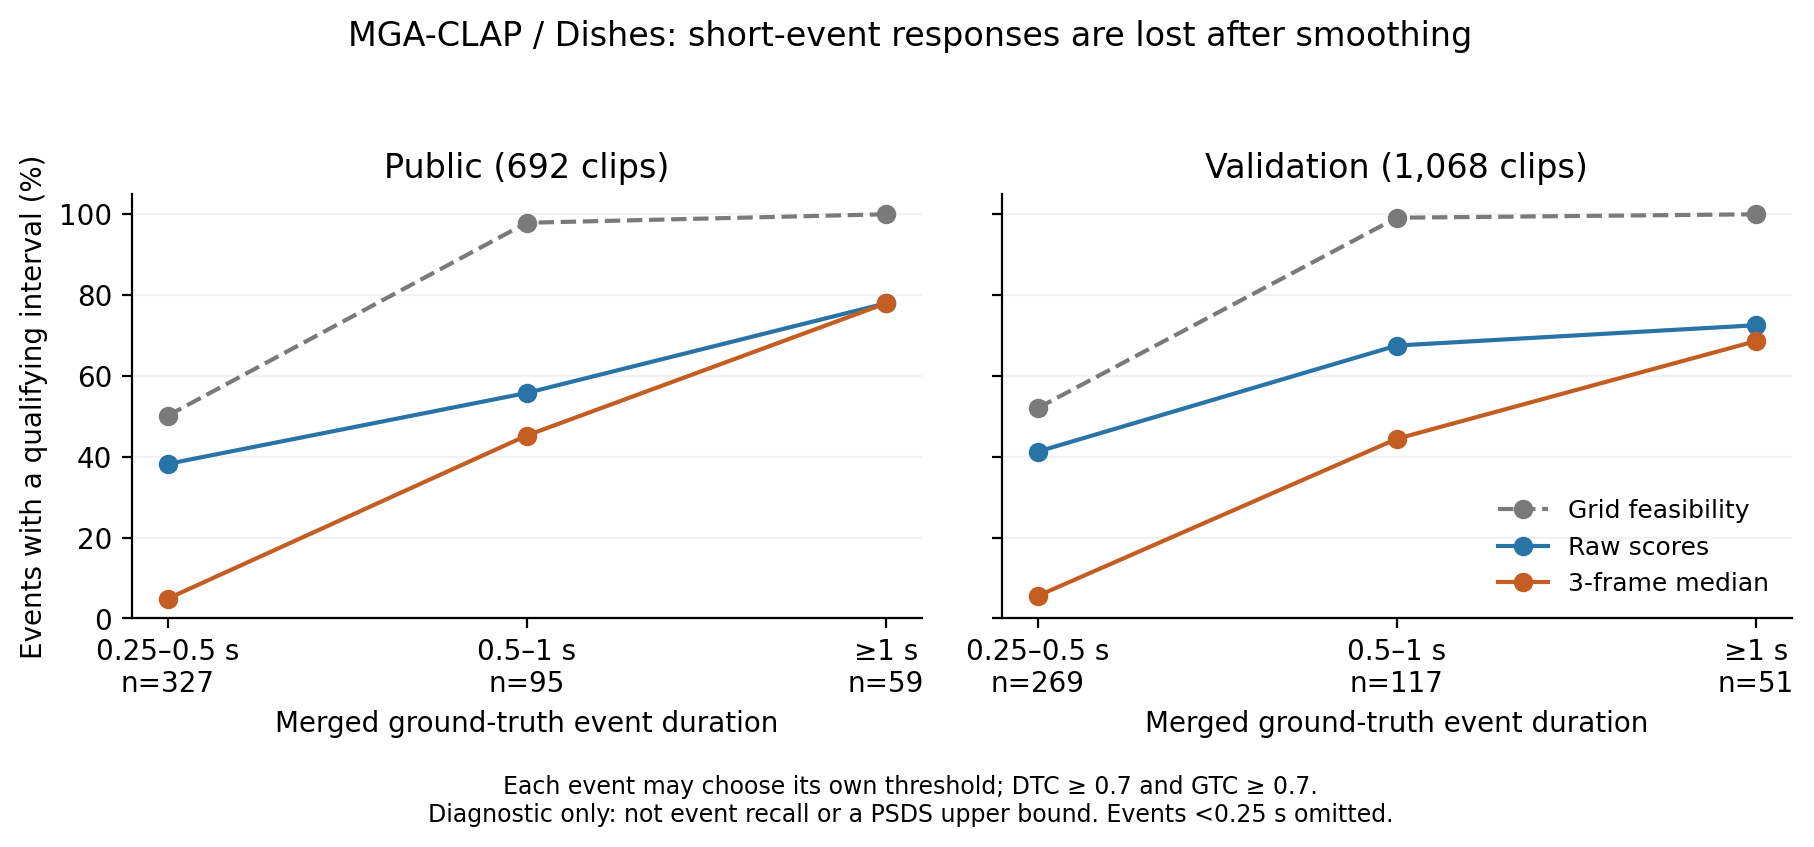

This chart was generated by the following Python code:
"""Counterfactual diagnostics of saved DESED scores; never changes benchmark results.

Run on rabbit05 in the finelap environment. All thresholds in the component
diagnostic are enumerated, not tuned. Ground-truth gating is an oracle probe,
not a deployable model. Single-event reachability is NOT a PSDS upper bound.
"""
from pathlib import Path
import argparse
import hashlib
import importlib.metadata
import json
import tempfile
import numpy as np

ROOT = Path.home() / 'projects/ov-sed/benchmark'
MODELS = ['dasm', 'finelap', 'flexsed', 'mga-clap', 'openflam']
CLASSES = ['Speech', 'Dishes', 'Dog', 'Vacuum_cleaner']


def merge(events, limit=10.):
    out = []
    for a, b in sorted(events):
        a, b = max(0., a), min(limit, b)
        if b <= a:
            continue
        if out and a <= out[-1][1]:
            out[-1][1] = max(out[-1][1], b)
        else:
            out.append([a, b])
    return out


def overlap(events, edges):
    out = np.zeros(len(edges)-1)
    for a, b in events:
        out += np.maximum(0., np.minimum(edges[1:], b)-np.maximum(edges[:-1], a))
    return np.minimum(np.diff(edges), out)


def weighted_auc(values, positive_time, negative_time):
    """Exact score-ranking AUC of piecewise-constant scores, including mixed bins."""
    if positive_time.sum() <= 0 or negative_time.sum() <= 0:
        return None
    order = np.argsort(values, kind='stable')
    starts = np.r_[0, np.where(np.diff(values[order]) != 0)[0]+1]
    pos = np.add.reduceat(positive_time[order], starts)
    neg = np.add.reduceat(negative_time[order], starts)
    return float(np.sum(pos*(np.cumsum(neg)-.5*neg))/(pos.sum()*neg.sum()))


def threshold_components(values):
    """All distinct positive components achievable with one scalar threshold.

    Activate equal-valued frames together. A union-find visits each possible
    component when it is created; unchanged components need not be repeated.
    """
    n = len(values)
    parent = np.arange(n)
    left = np.arange(n)
    right = np.arange(n)+1
    active = np.zeros(n, dtype=bool)
    found = set()

    def root(i):
        while parent[i] != i:
            parent[i] = parent[parent[i]]
            i = parent[i]
        return i

    order = np.argsort(-values, kind='stable')
    groups = np.r_[0, np.where(np.diff(values[order]) != 0)[0]+1, n]
    for g0, g1 in zip(groups[:-1], groups[1:]):
        changed = order[g0:g1]
        active[changed] = True
        for i in changed:
            for j in (i-1, i+1):
                if j < 0 or j >= n or not active[j]:
                    continue
                a, b = root(i), root(j)
                if a != b:
                    parent[b] = a
                    left[a] = min(left[a], left[b])
                    right[a] = max(right[a], right[b])
        for i in changed:
            r = root(i)
            found.add((int(left[r]), int(right[r])))
    return np.array(sorted(found), dtype=int)


def can_match(a, b, intervals):
    if len(intervals) == 0:
        return False
    intersection = np.maximum(0., np.minimum(b, intervals[:, 1])-np.maximum(a, intervals[:, 0]))
    return bool(np.any((intersection >= .7*(b-a)-1e-9) &
                       (intersection >= .7*np.diff(intervals, axis=1)[:, 0]-1e-9)))


def grid_can_match(a, b, edges):
    # The nearest inside/outside boundary choices suffice for a single GT interval.
    starts = np.unique(np.clip([np.searchsorted(edges, a, side='right')-1,
                               np.searchsorted(edges, a, side='left')], 0, len(edges)-1))
    ends = np.unique(np.clip([np.searchsorted(edges, b, side='right')-1,
                             np.searchsorted(edges, b, side='left')], 0, len(edges)-1))
    candidates = np.array([[edges[i], edges[j]] for i in starts for j in ends if j > i])
    return can_match(a, b, candidates)


def median_or_none(values):
    v = [x for x in values if x is not None]
    return float(np.median(v)) if v else None


def event_summary(rows):
    if not rows:
        return {'events': 0}
    return dict(events=len(rows), clips=len({r['clip'] for r in rows}),
                grid_matchable=float(np.mean([r['grid_matchable'] for r in rows])),
                raw_matchable=float(np.mean([r['raw_matchable'] for r in rows])),
                scores_matchable=float(np.mean([r['scores_matchable'] for r in rows])),
                raw_local_auc_median=median_or_none([r['raw_local_auc'] for r in rows]),
                scores_local_auc_median=median_or_none([r['scores_local_auc'] for r in rows]))


def analyze(dataset, model, manifest, official):
    from sed_scores_eval.base_modules.scores import create_score_dataframe
    from sed_scores_eval.intersection_based import psds
    from sklearn.metrics import average_precision_score
    from scipy.ndimage import median_filter
    folder = ROOT/'runs-source-audit-v2'/model/dataset
    truth, durations = {}, {}
    frames = {k: {} for k in ['raw', 'scores', 'oracle_negative_clip_gate']}
    clip_rows = {c: [] for c in CLASSES}
    event_rows = {c: [] for c in CLASSES}
    digest = hashlib.sha256()
    dt = None
    windows = dict(dasm=16, finelap=3, flexsed=9, **{'mga-clap': 3}, openflam=3)
    for item in manifest['items']:
        file = folder/(item['id']+'.npz')
        digest.update(item['id'].encode()); digest.update(hashlib.sha256(file.read_bytes()).digest())
        with np.load(file) as p:
            audio_duration = float(p['timestamps'][-1])
            edges = np.round(p['timestamps'], 6)
            keep = np.diff(edges) > 0
            indices = [list(p['labels']).index(c) for c in CLASSES]
            raw = np.asarray(p['raw'][:, indices], dtype=float)
            smooth = np.asarray(p['scores'][:, indices], dtype=float)
            assert np.array_equal(smooth, median_filter(raw, size=(windows[model], 1)))
            raw, smooth = raw[keep], smooth[keep]
            edges = np.r_[edges[:-1][keep], edges[-1]]
        assert edges[0] == 0 and np.all(np.diff(edges) > 0)
        assert np.isfinite(raw).all() and np.isfinite(smooth).all()
        dt = float(np.median(np.diff(edges)))
        gt = {c: merge([(a,b) for a,b,label in item['events'] if label == c], audio_duration) for c in CLASSES}
        truth[item['id']] = [(a,b,c) for c, events in gt.items() for a,b in events]
        durations[item['id']] = audio_duration
        gated = smooth.copy()
        for j, c in enumerate(CLASSES):
            if not gt[c]:
                gated[:, j] = -1e6
        for key, values in [('raw',raw), ('scores',smooth), ('oracle_negative_clip_gate',gated)]:
            frames[key][item['id']] = create_score_dataframe(values, edges, CLASSES)
        for j, c in enumerate(CLASSES):
            intervals = gt[c]
            pos = overlap(intervals, edges)
            neg = np.maximum(0., np.diff(edges)-pos)
            clip = dict(clip=item['id'], positive=bool(intervals), positive_seconds=float(pos.sum()))
            comps = {}
            for key, values in [('raw',raw[:,j]), ('scores',smooth[:,j])]:
                clip[key+'_max'] = float(values.max())
                clip[key+'_auc'] = weighted_auc(values,pos,neg)
                if pos.sum() > 0 and np.any(pos == 0):
                    delta = float(values[pos>0].max()-values[pos==0].max())
                    clip[key+'_peak_position'] = 'inside' if delta > 1e-10 else ('outside' if delta < -1e-10 else 'tie')
                else:
                    clip[key+'_peak_position'] = None
                if intervals:
                    comps[key] = edges[threshold_components(values)]
            clip_rows[c].append(clip)
            if not intervals:
                continue
            others = merge([(a,b) for a,b,label in item['events'] if label != c], edges[-1])
            for a,b in intervals:
                context_start,context_end=max(0,a-1),min(edges[-1],b+1)
                local = overlap([[context_start,context_end]],edges)
                local_targets = [[max(x,context_start),min(y,context_end)] for x,y in intervals
                                 if min(y,context_end)>max(x,context_start)]
                bg = np.maximum(0.,local-overlap(local_targets,edges))
                event_pos = overlap([[a,b]],edges)
                other_fraction = sum(max(0,min(b,y)-max(a,x)) for x,y in others)/(b-a)
                row = dict(clip=item['id'], onset=a, offset=b, duration=b-a,
                           other_label_overlap=other_fraction, grid_matchable=grid_can_match(a,b,edges))
                for key, values in [('raw',raw[:,j]), ('scores',smooth[:,j])]:
                    row[key+'_matchable'] = can_match(a,b,comps[key])
                    row[key+'_local_auc'] = weighted_auc(values,event_pos,bg)
                event_rows[c].append(row)
    metrics = {}
    for key in frames:
        result = psds(frames[key],truth,durations,dtc_threshold=.7,gtc_threshold=.7,
                      cttc_threshold=None,alpha_ct=0,alpha_st=1,max_efpr=100,
                      unit_of_time='hour',num_jobs=1)
        metrics[key] = {c: float(v) for c,v in result[1].items()}
        print(dataset,model,key,metrics[key],flush=True)
    for c in CLASSES:
        assert abs(metrics['scores'][c]-official[model]['psds1_per_class'][c]) < 1e-10, (dataset,model,c,metrics['scores'][c],official[model]['psds1_per_class'][c])
    summary = {}
    for c, rows in event_rows.items():
        clips = clip_rows[c]
        y = [r['positive'] for r in clips]
        s = {'events': event_summary(rows), 'duration_bins': {}, 'clip': {}}
        for lo,hi in [(0,.25),(.25,.5),(.5,1),(1,11)]:
            s['duration_bins'][f'{lo:g}-{hi:g}'] = event_summary([r for r in rows if lo <= r['duration'] < hi])
        for key in ['raw','scores']:
            positions = [r[key+'_peak_position'] for r in clips if r[key+'_peak_position'] is not None]
            s['clip'][key] = dict(ap=float(average_precision_score(y,[r[key+'_max'] for r in clips])),
                positive_clips=sum(y), peak_eligible=len(positions),
                peak_inside=sum(v=='inside' for v in positions), peak_outside=sum(v=='outside' for v in positions),
                peak_tied=sum(v=='tie' for v in positions),
                auc_positive_clip_median=median_or_none([r[key+'_auc'] for r in clips if r['positive']]))
        summary[c] = s
    return dict(files=len(manifest['items']),frame_step_seconds=dt,median_frames=windows[model],
                prediction_digest=digest.hexdigest(),identity=json.loads((folder/'identity.json').read_text()),
                psd_area=metrics,summary=summary,clips=clip_rows,events=event_rows)


def self_test():
    from sklearn.metrics import roc_auc_score
    rng=np.random.default_rng(123)
    for n in range(1,45):
        v=rng.integers(0,6,n).astype(float)
        expected=set()
        for th in np.unique(v):
            changes=np.diff(np.r_[False,v>=th,False].astype(int))
            expected.update(zip(np.where(changes==1)[0],np.where(changes==-1)[0]))
        assert expected==set(map(tuple,threshold_components(v)))
        p=rng.random(n);neg=rng.random(n)
        expected_auc=roc_auc_score(np.r_[np.ones(n),np.zeros(n)],np.r_[v,v],sample_weight=np.r_[p,neg])
        assert abs(weighted_auc(v,p,neg)-expected_auc)<1e-12
        edges=np.linspace(0,10,n+1)
        for _ in range(30):
            a,b=sorted(rng.uniform(0,10,2))
            all_intervals=np.array([(x,y) for i,x in enumerate(edges) for y in edges[i+1:]])
            assert grid_can_match(a,b,edges)==can_match(a,b,all_intervals)
    print('PASS: threshold components, weighted AUC, and grid feasibility against brute force')


def summarize(result):
    """Cheap, reproducible robustness checks from the retained event-level rows."""
    result['summary_script_sha256'] = hashlib.sha256(Path(__file__).read_bytes()).hexdigest()
    result['definitions']['bootstrap'] = ('Paired source-recording cluster bootstrap; source key is '
        'clip.rsplit("_",2)[0]. Event-weighted post-minus-raw difference, 3000 draws, '
        'seed 20261019, percentile 95% interval. Exploratory, no multiplicity correction.')
    for ds in result['datasets'].values():
        for m in ds['models'].values():
            rows = m['events']['Dishes']
            short = [r for r in rows if .25 <= r['duration'] < .5]
            grouped = {}
            for r in short:
                group = r['clip'].rsplit('_', 2)[0]
                grouped.setdefault(group, []).append(int(r['scores_matchable'])-int(r['raw_matchable']))
            groups = [grouped[k] for k in sorted(grouped)]
            sums = np.array([sum(g) for g in groups]); counts = np.array([len(g) for g in groups])
            rng = np.random.default_rng(20261019)
            sampled = rng.integers(0, len(groups), size=(3000, len(groups)))
            changes = sums[sampled].sum(axis=1)/counts[sampled].sum(axis=1)
            isolated = [r for r in short if all(
                q is r or q['clip'] != r['clip'] or
                q['onset'] >= r['offset']+1-1e-9 or q['offset'] <= r['onset']-1+1e-9
                for q in rows)]
            m['short_dishes_robustness'] = dict(events=len(short), source_groups=len(groups),
                paired_change=float(sums.sum()/counts.sum()),
                percentile_95=[float(x) for x in np.quantile(changes,[.025,.975])],
                isolated_at_least_1s=event_summary(isolated))
            for events in m['events'].values():
                assert all(not r['raw_matchable'] or r['grid_matchable'] for r in events)
                assert all(not r['scores_matchable'] or r['grid_matchable'] for r in events)
    profiles = {}
    selections = {'desed-public':['Dishes','Dog','Vacuum_cleaner'],
                  'realdesed-test':['cutlery_dishes','light_switch','footsteps','vacuum_cleaner'],
                  'urbansed-test':['dog_bark','gun_shot']}
    for dataset, classes in selections.items():
        path = ROOT/'manifests'/(dataset+'.json')
        manifest = json.loads(path.read_text())
        profiles[dataset] = {'manifest_sha256':hashlib.sha256(path.read_bytes()).hexdigest(),'classes':{}}
        for c in classes:
            durations=[]; positive_clips=0
            for item in manifest['items']:
                events=merge([(a,b) for a,b,label in item['events'] if label==c],float(item['duration']))
                positive_clips += bool(events)
                durations.extend(b-a for a,b in events)
            d=np.array(durations)
            profiles[dataset]['classes'][c]=dict(events=len(d),positive_clips=positive_clips,
                median_seconds=float(np.median(d)),fraction_below_half_second=float(np.mean(d<.5)),
                fraction_below_one_second=float(np.mean(d<1)))
    result['cross_dataset_annotation_profiles']=profiles


def plot_summary(result):
    if any('mga-clap' not in result['datasets'].get(ds,{}).get('models',{})
           for ds in ['desed-public','desed-validation']):
        print('SKIP figure: both splits and MGA-CLAP are required')
        return
    import matplotlib
    matplotlib.use('Agg')
    import matplotlib.pyplot as plt
    plt.rcParams.update({'font.size':10,'axes.spines.top':False,'axes.spines.right':False,
                         'pdf.fonttype':42,'savefig.dpi':200})
    fig,axes=plt.subplots(1,2,figsize=(9.2,4.2),sharey=True)
    bins=['0.25-0.5','0.5-1','1-11']
    for ax,dataset,label in zip(axes,['desed-public','desed-validation'],['Public (692 clips)','Validation (1,068 clips)']):
        summary=result['datasets'][dataset]['models']['mga-clap']['summary']['Dishes']['duration_bins']
        for key,name,color,style in [('grid_matchable','Grid feasibility','#7a7a7a','--'),
            ('raw_matchable','Raw scores','#2874a6','-'),('scores_matchable','3-frame median','#c45d21','-')]:
            ax.plot(range(3),[100*summary[b][key] for b in bins],style,marker='o',color=color,label=name)
        ax.set_xticks(range(3),[f'{s}\nn={summary[b]["events"]}' for b,s in zip(bins,['0.25–0.5 s','0.5–1 s','≥1 s'])])
        ax.set_title(label);ax.set_ylim(0,105);ax.set_yticks(range(0,101,20))
        ax.grid(axis='y',alpha=.15);ax.set_xlabel('Merged ground-truth event duration')
    axes[0].set_ylabel('Events with a qualifying interval (%)')
    axes[1].legend(loc='lower right',frameon=False,fontsize=9)
    fig.suptitle('MGA-CLAP / Dishes: short-event responses are lost after smoothing',fontsize=12)
    fig.text(.5,.025,'Each event may choose its own threshold; DTC ≥ 0.7 and GTC ≥ 0.7.\nDiagnostic only: not event recall or a PSDS upper bound. Events <0.25 s omitted.',ha='center',fontsize=8.5)
    fig.tight_layout(rect=(0,.09,1,.94))
    for suffix in ['png','pdf']:
        path=ROOT/'analysis/desed/research'/('bottlenecks.'+suffix)
        fig.savefig(path,bbox_inches='tight')
        print('SAVED',path)
    plt.close(fig)


def main():
    parser=argparse.ArgumentParser(description=__doc__)
    parser.add_argument('--datasets',nargs='+',default=['desed-public','desed-validation'])
    parser.add_argument('--models',nargs='+',default=MODELS,choices=MODELS)
    parser.add_argument('--self-test',action='store_true')
    parser.add_argument('--summarize',action='store_true',help='Only refresh robustness checks and plots from existing JSON')
    args=parser.parse_args()
    if args.self_test:
        self_test();return
    output=ROOT/'analysis/desed/research/bottlenecks.json'
    if args.summarize:
        result=json.loads(output.read_text())
        summarize(result)
        plot_summary(result)
        with tempfile.NamedTemporaryFile(mode='w',dir=output.parent,delete=False,encoding='utf-8') as f:
            json.dump(result,f,ensure_ascii=False,allow_nan=False)
            temporary=Path(f.name)
        temporary.replace(output)
        print('SAVED',output,flush=True)
        return
    result={'date':'2026-10-19','classes':CLASSES,'datasets':{},
            'script_sha256':hashlib.sha256(Path(__file__).read_bytes()).hexdigest(),
            'versions':{x:importlib.metadata.version(x) for x in ['numpy','scipy','sed_scores_eval']},
            'definitions':{
                'psd_area':'Standard per-class PSDS1 curve area, full split and negatives retained; no single-threshold tuning.',
                'oracle_negative_clip_gate':'GT-known negative clips set to -1e6; full durations retained. Diagnostic only, not deployable or an additive error attribution.',
                'matchability':'For each merged GT event independently, does ANY threshold component satisfy one-to-one DTC>=.7 and GTC>=.7? Different events may choose different thresholds; other false positives ignored. Not event recall and not a formal PSDS upper bound.',
                'grid_matchable':'Same one-to-one criterion allowing ANY interval on the native frame grid, ignoring learned scores.',
                'local_auc':'Duration-weighted native-bin score AUC for event vs 1s context on both sides, excluding other same-class GT from negatives. Fractional GT overlap weights; not the earlier 100ms-grid AUC.',
                'peak_position':'Strict max in any GT-overlapping frame vs max in frames with zero GT overlap; tied plateaus kept separate.',
                'scope':'Observational cross-model comparisons. Raw-vs-scores is a controlled postprocessing intervention on saved outputs. No training, no test-set configuration selection.'}}
    official=json.loads((ROOT/'analysis/desed/official_psds.json').read_text())['datasets']
    for dataset in args.datasets:
        path=ROOT/'manifests'/(dataset+'.json');manifest=json.loads(path.read_text())
        result['datasets'][dataset]={'manifest_sha256':hashlib.sha256(path.read_bytes()).hexdigest(),'models':{}}
        for model in args.models:
            result['datasets'][dataset]['models'][model]=analyze(dataset,model,manifest,official[dataset]['models'])
    summarize(result)
    plot_summary(result)
    with tempfile.NamedTemporaryFile(mode='w',dir=output.parent,delete=False,encoding='utf-8') as f:
        json.dump(result,f,ensure_ascii=False,allow_nan=False)
        temporary=Path(f.name)
    temporary.replace(output)
    print('SAVED',output,flush=True)


if __name__=='__main__':
    main()
